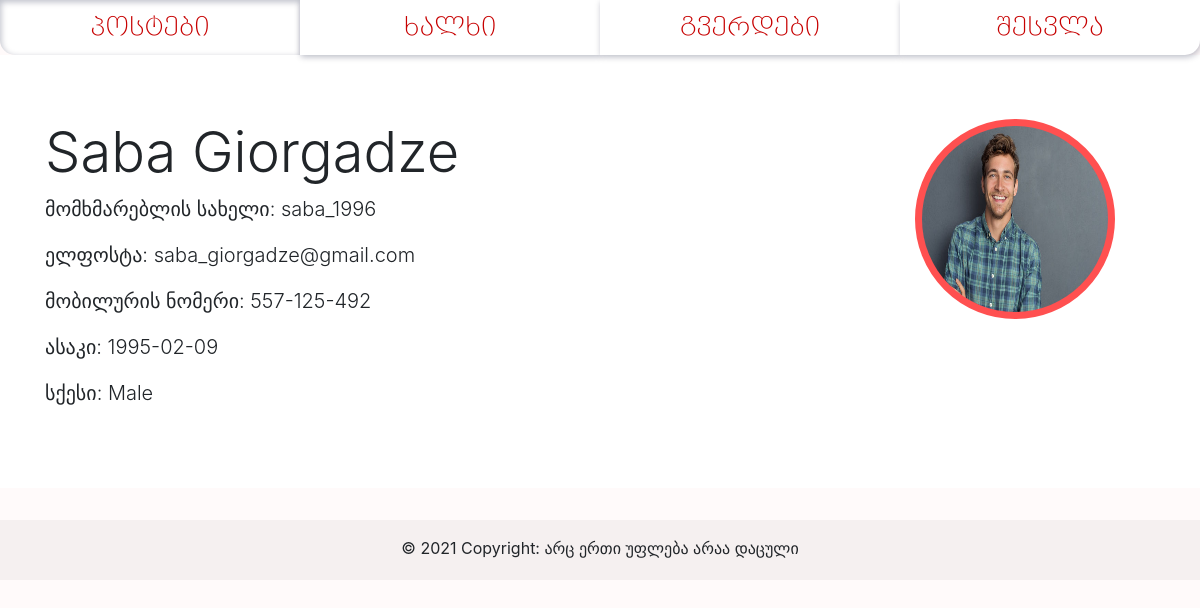
Page /profile/saba_1996 on the committed database.
### app.py (models this page shows, shortened)
class UserModel(db.Model):
    __tablename__ = 'users'
    id = db.Column(db.Integer, primary_key=True)
    username = db.Column(db.String, unique=True)
    name_first = db.Column(db.String)
    name_last = db.Column(db.String)
    email = db.Column(db.String, unique=True)
    phone = db.Column(db.String)
    sex = db.Column(db.String)
    dob = db.Column(db.Date)
    password = db.Column(db.String)
    age = db.Column(db.Integer)
    picture = db.Column(db.String)
    post = db.relationship('PostsModel', backref='usermodel', uselist=False)

### routes.py (the view, shortened to what this page needs)
@app.route('/profile', methods=['GET', 'POST'])
@app.route('/profile/<username>')
def profile(username=None):
    show_flash = True
    if request.method == 'POST':
        form_register = RegisterForm()
        target_user = UserModel.query.filter_by(username=session['username']).first()
        if form_register.password.data == target_user.password:
            formatted_date = dob_string_to_datetime(form_register.dob.data)
            received_data = []
            for x in set(form_register):
                if x.name == 'dob':
                    x.data = formatted_date
                    setattr(target_user, 'age', calculate_age(x.data))
                if x.data != '' and x.data is not None and x.name in target_user.__table__.c:
                    if x.name == 'picture':
                        picture_title = secure_filename(f'{session["username"]}_{x.data.filename}')
                        x.data.save(f'static/profile_pictures/{picture_title}')
                        x.data = picture_title
                    setattr(target_user, x.name, x.data)
                    db.session.commit()
            flash('მონაცემები წარმატებით განახლდა', 'alert-green')
        else:
            flash('პაროლი არასწორია – მონაცემები არ განახლდა', 'alert-red')
        return render_template('my_profile.html', pages=pages_nav_list, show_flash=show_flash, user=target_user, form_register=RegisterForm())
    else:
        user = UserModel.query.filter_by(username=username).first()
        return render_template('people_profile.html', pages=pages_nav_list, show_flash=show_flash, user=user)

### templates/people_profile.html
{% extends "base.html" %}
{% block content %}
{% from 'macros.html' import show_profile_picture %}
<div class="jumbotron jumbotron-fluid" style="background-color: white">
  <div class="container">
    <h1 class="display-4">{{ user.name_first }} {{ user.name_last}} {{ show_profile_picture(user, 'myprofile-profilepicture') }}</h1>
    <p class="lead">მომხმარებლის სახელი: {{ user.username }} </p>
    <p class="lead">ელფოსტა: {{ user.email }} </p>
    <p class="lead">მობილურის ნომერი: {{ user.phone }} </p>
    <p class="lead">ასაკი: {{ user.dob }} </p>
    <p class="lead">სქესი: {{ user.sex }}</p>
  </div>
</div>
{% endblock %}

### templates/macros.html (shortened to what this page needs)
{% macro generate_navbar(pages) %}
    <nav class="c-12" id="navbar">
        {% for page in pages %}
            {% if request.endpoint.endswith(page[0]) %}
                <a class="c-3 nav-button active" href="{{ url_for(page[0]) }}">{{ page[1] }}</a>
            {% else %}
                <a class="c-3 nav-button nav-passive" href="{{ url_for(page[0]) }}">{{ page[1] }}</a>
            {% endif %}
        {% endfor %}
    </nav>
{% endmacro %}
{% macro show_profile_picture(user, style) %}
      {% if user.picture %}
        <img src="{{ url_for('static', filename='profile_pictures/%s' % user.picture) }}" class="{{style}}" alt="my_profile_picture">
      {% else %}
        <img src="{{ url_for('static', filename='profile_pictures/default_profile_picture.png') }}" class="{{style}}" alt="my_profile_picture">
      {% endif %}
{% endmacro %}

### static/styles.css (style rules this page uses)
html, body { margin:0; padding:0; height:100%; background-color: #fffafa; }
* { box-sizing: border-box; }
.c-3 { width: 25%; }
.c-12 { width: 100%; }
#navbar { display: flex; font-size: 26px; font-family: "BPG Nino Elite Exp Caps", sans-serif; }
.nav-button, .nav-button:hover { padding: 0.5rem 1rem; text-align: center; text-decoration: none; user-select: none; }
#navbar .nav-passive { background-color: white; border: none; box-shadow: 1px 2px 6px rgba(2, 12, 47, 0.27); color: #C70101; }
#navbar :first-child { border-bottom-left-radius: 15px; }
#navbar :last-child { border-bottom-right-radius: 15px; }
.myprofile-profilepicture { height: 200px; width: 200px; float:right; margin-right: 40px; border-radius: 500px; border: solid 7px #ff5050; background-color: #ff5050; }

### rows in the picture
UserModel: name_first "Saba", name_last "Giorgadze", picture (picture), username "saba_1996", email "saba_giorgadze@gmail.com", phone "557-125-492", dob "1995-02-09", sex "Male"

### other values in the picture
{{ page[1] }} "პოსტები" "ხალხი" "გვერდები" "შესვლა"
